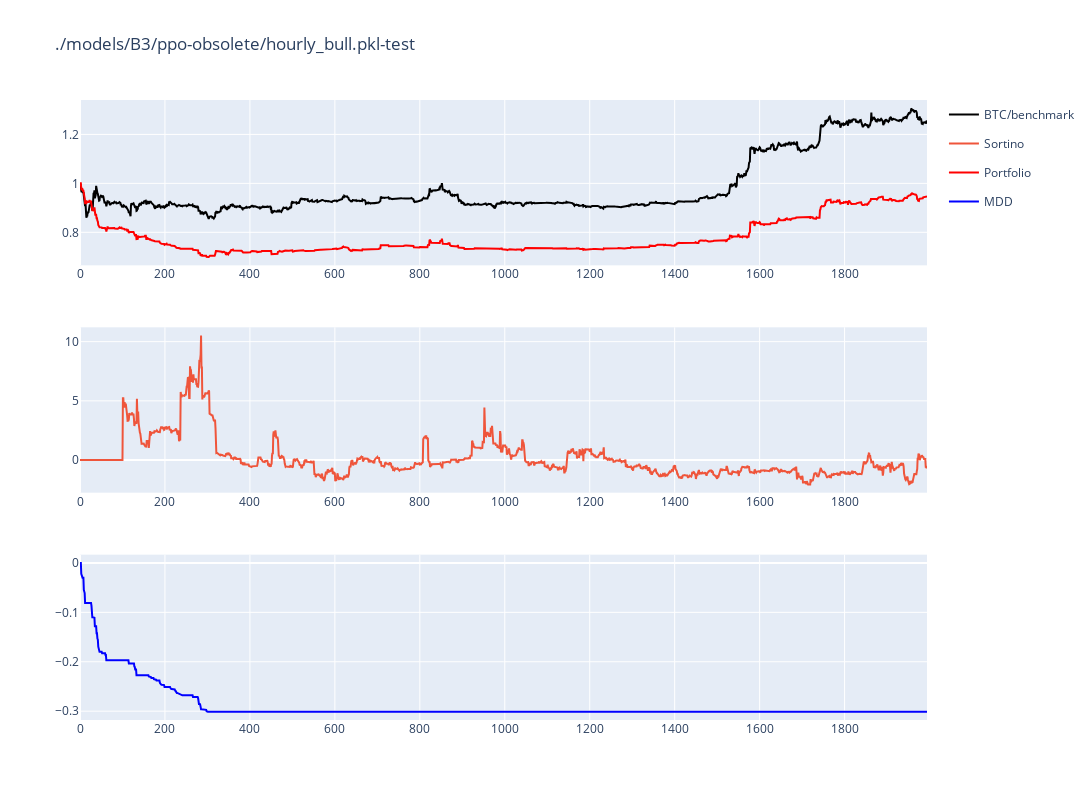

Write notebook code for a chart like this one.
### Code cell
results_[0]['figure']

### Figure 1 — Plotly figure (JSON) as saved in the notebook; plotly's stock layout.template omitted (floating-point values rounded to 4 significant figures; data arrays with more than 128 entries replaced by an {"elided": "..."} marker saying what was removed)
{"data": [{"legendgroup": "1", "marker": {"color": "black", "size": 42}, "name": "BTC/benchmark", "type": "scatter", "x": {"elided": "1995 int values"}, "xaxis": "x", "y": {"elided": "1995 float values"}, "yaxis": "y"}, {"name": "Sortino", "type": "scatter", "x": {"elided": "1995 int values"}, "xaxis": "x2", "y": {"elided": "1995 float values"}, "yaxis": "y2"}, {"marker": {"color": "red", "size": 42}, "name": "Portfolio", "type": "scatter", "x": {"elided": "1995 int values"}, "xaxis": "x", "y": {"elided": "1995 float values"}, "yaxis": "y"}, {"marker": {"color": "blue", "size": 42}, "name": "MDD", "type": "scatter", "x": {"elided": "1995 int values"}, "xaxis": "x3", "y": {"elided": "1995 float values"}, "yaxis": "y3"}], "layout": {"autosize": false, "height": 800, "title": {"text": "./models/B3/ppo-obsolete/hourly_bull.pkl-test"}, "width": 1300, "xaxis": {"anchor": "y", "domain": [0, 1]}, "xaxis2": {"anchor": "y2", "domain": [0, 1]}, "xaxis3": {"anchor": "y3", "domain": [0, 1]}, "yaxis": {"anchor": "x", "domain": [0.7333, 1]}, "yaxis2": {"anchor": "x2", "domain": [0.3667, 0.6333]}, "yaxis3": {"anchor": "x3", "domain": [0, 0.2667]}}}
